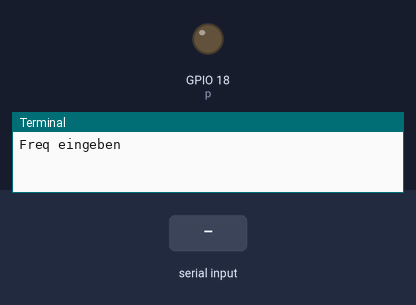
The program below on a simulated Raspberry Pi (BCM pin numbers). Parts: output pins drawn as LEDs (lit = HIGH), the last lines printed to the terminal. Dashed ring = blinking. The inputs (shaded band) are chosen by the test bench.

Above: at 1.2 s.
1.3 s: "5" typed at the terminal, then Enter
2.8 s: "90" typed at the terminal, then Enter
At 2.99 s:
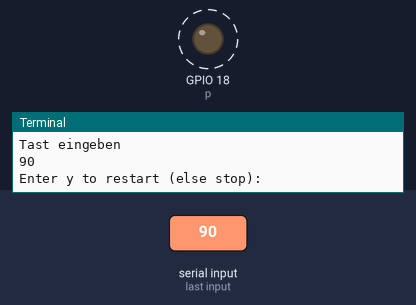
5.8 s: "y" typed at the terminal, then Enter
Timing chart, 0 to 14.8 s (numbered marks = the images above; inputs shaded):
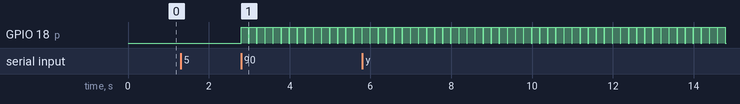

Measured:
- after the input at 2.8 s, GPIO 18 (p): alternates HIGH for 0.18 s and LOW for 0.02 s, starting at once

The program:

pwmtest.py
```python
import RPi.GPIO as GPIO
GPIO.setmode(GPIO.BCM)
GPIO.setup(18, GPIO.OUT)

def pwm():
    freq=0
    tast=0

    freq = input("Freq eingeben ")
    if freq!="":
        freq = int(freq)
    else:
        pwm()
        return()

    tast = input("Tast eingeben ")
    if tast!="":
        tast = int(tast)
    else:
        pwm()
        return()

    p = GPIO.PWM(18, freq) #Kanal 18, 0.5Hz
    p.start(tast)           #Tastverhältnis 70%
    end = input('Enter y to restart (else stop): ')

    if end=="y":
        pwm()
    else:
        p.stop()
        GPIO.cleanup()


pwm()
```
